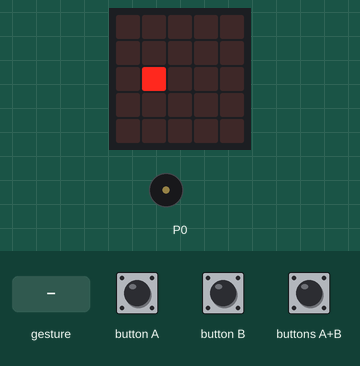
A program run on a simulated BBC micro:bit (MakeCode). Parts: the board's 5×5 LED display, buzzer (waves = sounding). Inputs (shaded band) come from the test bench. Random numbers come from a fixed seed; a tilt is held for 1.5 s and a shake lasts 1 s, then the board lies face up again.

Above: at 0.5 s.
At 1.8 s:
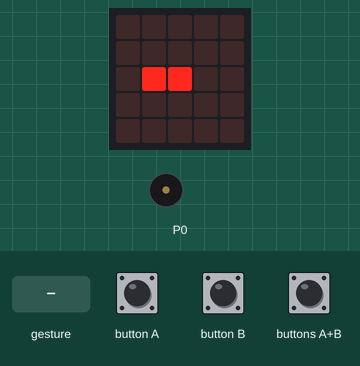
1.9 s: gesture 'shake'
At 2.2 s:
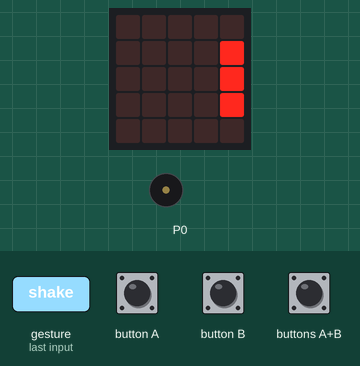
4.0 s: button A pressed for 3.2 s
At 6.5 s:
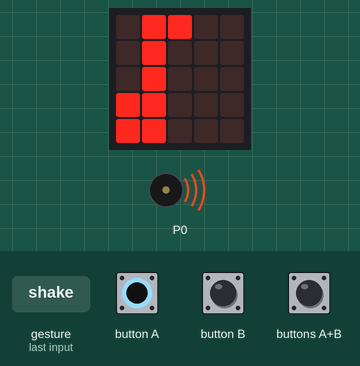
7.8 s: button B pressed for 0.15 s
At 8.2 s:
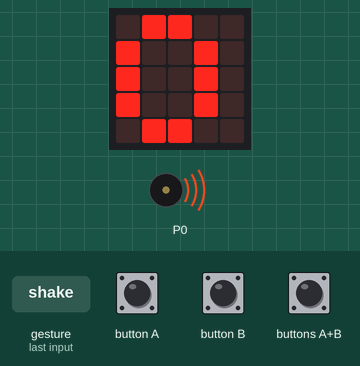
Timing chart, 0 to 17.5 s (numbered marks = the images above; inputs shaded):
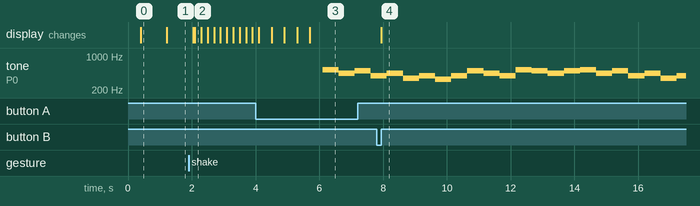

Measured:
- after the input at 4.0 s, tone on P0: silent → 523 Hz after 2.1 s, → 440 Hz 0.51 s later, → 494 Hz 0.51 s later, → 392 Hz 0.51 s later
- after the input at 7.8 s, the display: changes after 0.15 s (image 4)
- what the display in image 0 shows lasts 0.8 s, from 0.4 s to 1.2 s

The program:

main.ts
```typescript
input.onButtonPressed(Button.A, function () {
    if (鎚仔.isTouching(地鼠)) {
        game.addScore(1)
        地鼠.change(LedSpriteProperty.X, randint(0, 4))
    }
})
input.onGesture(Gesture.Shake, function () {
    函數()
})
input.onButtonPressed(Button.AB, function () {
    serial.redirectToUSB()
})
function 函數 () {
    鎚仔.delete()
    地鼠.delete()
    game.pause()
    images.createBigImage(`
        . . # . . . . . . .
        # . # . # . . . . .
        # . # . # . . . . #
        # . . . # . # . # .
        . # # # . . . # . .
        `).scrollImage(1, 200)
    basic.showLeds(`
        . . . . .
        . . . . .
        . . . . .
        . . . . .
        . . . . .
        `)
    basic.showLeds(`
        . . . . .
        # # # . #
        # . # . .
        # # # . #
        # . # . #
        `)
    basic.showLeds(`
        . . . . .
        # . . . #
        # # # . .
        # . # . #
        # . # . #
        `)
    basic.showLeds(`
        . . . . .
        . . . . .
        . . . . .
        . . . . .
        . . . . .
        `)
    無限 = 999
    for (let index = 0; index < 無限; index++) {
        無限 += 999
        if (input.buttonIsPressed(Button.A)) {
            basic.showLeds(`
                . # # . .
                . # . . .
                . # . . .
                # # . . .
                # # . . .
                `)
            for (let index = 0; index < 2; index++) {
                music.playMelody("C5 A B G A F G E ", 120)
                music.playMelody("G B A G C5 B A B ", 120)
            }
            basic.clearScreen()
        }
        if (input.buttonIsPressed(Button.B)) {
            basic.pause(1000)
            basic.showLeds(`
                # # . . #
                # # . # .
                . . # . .
                # # . # .
                # # . . #
                `)
            basic.showLeds(`
                # # # # #
                # # # # #
                # # # # #
                # # # # #
                # # # # #
                `)
            basic.showLeds(`
                # # # # .
                # . # . #
                # . # # #
                # . . . #
                # # # # #
                `)
            basic.showLeds(`
                . . . . .
                . . . . .
                . . . . .
                . . . . .
                . . . . .
                `)
            _1 = 0
            _1 = randint(1, 3)
            if (_1 == 1) {
                basic.showLeds(`
                    # # . . #
                    # # . # .
                    . . # . .
                    # # . # .
                    # # . . #
                    `)
            } else if (_1 == 2) {
                basic.showLeds(`
                    # # # # #
                    # # # # #
                    # # # # #
                    # # # # #
                    # # # # #
                    `)
            } else {
                basic.showLeds(`
                    # # # # .
                    # . # . #
                    # . # # #
                    # . . . #
                    # # # # #
                    `)
            }
            basic.pause(5000)
            basic.showLeds(`
                . . . . .
                . . . . .
                . . . . .
                . . . . .
                . . . . .
                `)
        }
        if (input.buttonIsPressed(Button.AB)) {
            basic.showString("Im a AI")
            basic.showLeds(`
                . # # # .
                . # . # .
                . # # # .
                . # . # .
                . # . # .
                `)
            basic.showLeds(`
                . . # . .
                . . . . .
                . . # . .
                . . # . .
                . . # . .
                `)
            basic.showLeds(`
                # # # # #
                # . . . #
                # . . . #
                # . # # #
                . # . . .
                `)
            basic.showLeds(`
                . # # . .
                # . . # .
                . . # . .
                . . . . .
                . . # . .
                `)
        }
    }
}
input.onButtonPressed(Button.B, function () {
    分數 = game.score()
    basic.showNumber(分數)
})
let 分數 = 0
let 無限 = 0
let 地鼠: game.LedSprite = null
let 鎚仔: game.LedSprite = null
let _1 = 0
basic.showLeds(`
    # # # # #
    # . . . #
    # # # # #
    . . # . .
    . . # . .
    `)
鎚仔 = game.createSprite(0, 2)
地鼠 = game.createSprite(randint(0, 4), 2)
basic.clearScreen()
basic.forever(function () {
    鎚仔.ifOnEdgeBounce()
    鎚仔.move(1)
    basic.pause(800)
})
```

test.ts
```typescript
// 在這裡測試；當此封包作為擴充功能時，將不會編譯此內容。
```
